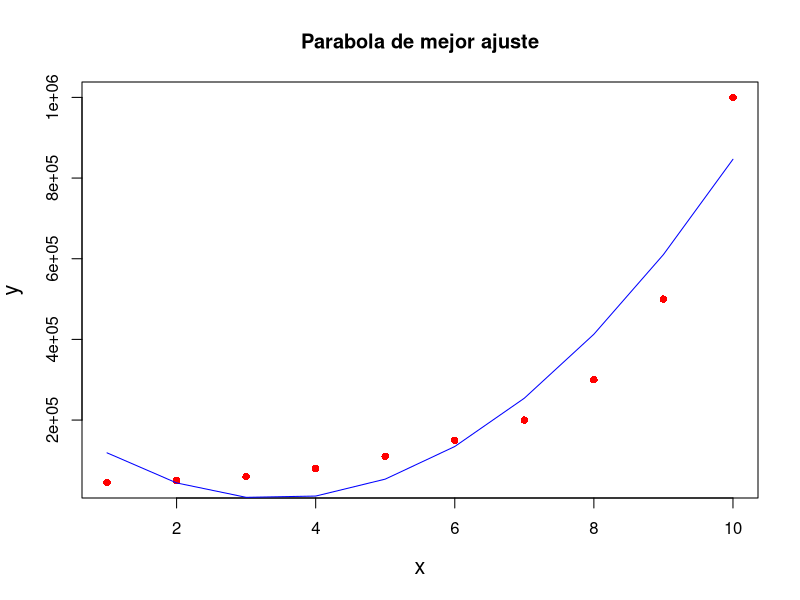

Write R code to recreate this figure.
library(dplyr)
library(ggplot2)
library(readxl)
library(pracma)

#obtener datos
datos <- read_excel("Data.xlsx",sheet="Mcuadratico")

#ingresar arrays a funcion polyfit
p <- polyfit(datos$Level, datos$Salary, 2)

#mostrar coeficientes
p

#graficar data
plot(datos$Level, datos$Salary, pch=16, cex.lab = 1.3, col = "red", xlab="x", ylab="y", main="Parabola de mejor ajuste")

#graficar recta de ajuste
yf <- polyval(p, datos$Level)
lines(datos$Level, yf, col="blue")

